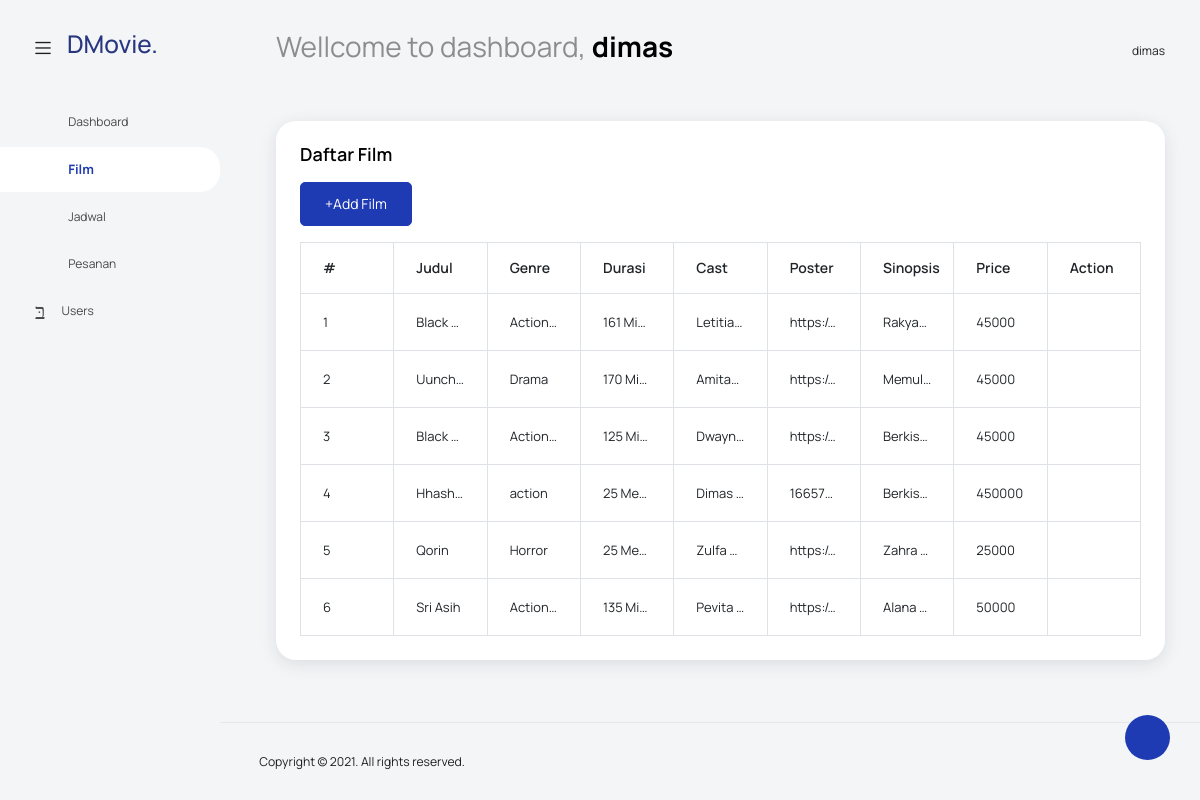
Screenshot of /super-admin/index.php?page=data-film (signed in) with the database file from the repository.
### tables this page shows
CREATE TABLE `film` (
  `id_film` int(11) NOT NULL,
  `judul` varchar(100) DEFAULT NULL,
  `genre` varchar(50) DEFAULT NULL,
  `durasi` varchar(50) DEFAULT NULL,
  `pemain` text DEFAULT NULL,
  `poster` text DEFAULT NULL,
  `sinopsis` text DEFAULT NULL,
  `harga` varchar(50) DEFAULT NULL,
  `kategory` enum('nowplaying','upcoming') NOT NULL
);

### super-admin/data-film.php (the view)
<?php
require_once('../koneksi/db-konek.php');
$query = mysqli_query($koneksi, "SELECT * FROM film");
?>
<div class="col-lg-12 grid-margin stretch-card">
    <div class="card">
        <div class="card-body">
            <h4 class="card-title">Daftar Film</h4>
            <a href="?page=addfilm" class="btn btn-primary">+Add Film</a>
            <div class="table-responsive table-sm pt-3">
                <table class="table table-bordered" style="overflow: hidden ;table-layout:fixed;">
                    <thead>
                        <tr>
                            <th>#</th>
                            <th>Judul</th>
                            <th>Genre</th>
                            <th>Durasi</th>
                            <th>Cast</th>
                            <th>Poster</th>
                            <th>Sinopsis</th>
                            <th>Price</th>
                            <th>Action</th>
                        </tr>
                    </thead>
                    <tbody>
                        <?php
                        $no = 1;
                        while ($q = mysqli_fetch_array($query)) {
                        ?>
                            <tr>
                                <td><?php echo $no++ ?></td>
                                <td style="overflow: hidden;text-overflow: ellipsis"><?php echo $q["judul"] ?></td>
                                <td style="overflow: hidden;text-overflow: ellipsis"><?php echo $q["genre"] ?></td>
                                <td style="overflow: hidden;text-overflow: ellipsis"><?php echo $q["durasi"] ?></td>
                                <td style="overflow: hidden;text-overflow: ellipsis"><?php echo $q["pemain"] ?></td>
                                <td style="overflow: hidden;text-overflow: ellipsis"><?php echo $q["poster"] ?></td>
                                <td style="overflow: hidden;text-overflow: ellipsis">
                                    <?php echo $q["sinopsis"] ?>
                                </td>
                                <td><?php echo $q["harga"] ?></td>
                                <td>
                                    <div class="d-flex justify-content-center">
                                        <a href=""><i class="mdi mdi-grease-pencil " style="font-size: 20px;"></i></a>
                                        <a onclick="return confirm('Apakah anda yakin akan menghapus data ini?')" href="hapusfilm.php?deletefilm=<?php echo $q["id_film"] ?>"><i class="mdi mdi-delete ms-4" style="font-size: 20px;"></i></a>
                                    </div>
                                </td>
                            </tr>
                        <?php
                        } ?>
                    </tbody>
                </table>
            </div>
        </div>
    </div>
</div>

### rows the page displays
film: judul "Black…", genre "Action…", durasi "161 Mi…", pemain "Letitia…", poster "https:/…", sinopsis "Rakya…", harga "45000"
film: judul "Uunch…", genre "Drama", durasi "170 Mi…", pemain "Amita…", poster "https:/…", sinopsis "Memul…", harga "45000"
film: judul "Black…", genre "Action…", durasi "125 Mi…", pemain "Dwayn…", poster "https:/…", sinopsis "Berkis…", harga "45000"
film: judul "Hhash…", genre "action", durasi "25 Me…", pemain "Dimas…", poster "16657…", sinopsis "Berkis…", harga "450000"
film: judul "Qorin", genre "Horror", durasi "25 Me…", pemain "Zulfa…", poster "https:/…", sinopsis "Zahra…", harga "25000"
film: judul "Sri Asih", genre "Action…", durasi "135 Mi…", pemain "Pevita…", poster "https:/…", sinopsis "Alana…", harga "50000"

### other values shown
$_SESSION['nama'] "dimas"
